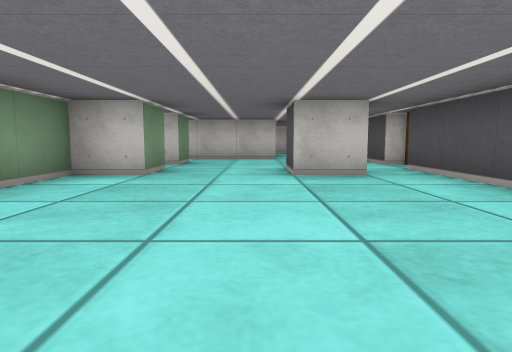
[1] (above)

19 first-person views from a walk through a cub3D level. The camera is about half as high as the walls, tilts 6° down and sees 75° across. The floor is counted in squares. Each view is taken from the middle of a square. On the plan, view 1 faces up. The plan holds only what a view shows up to about 9 squares ahead; the rest is blank.

[2]
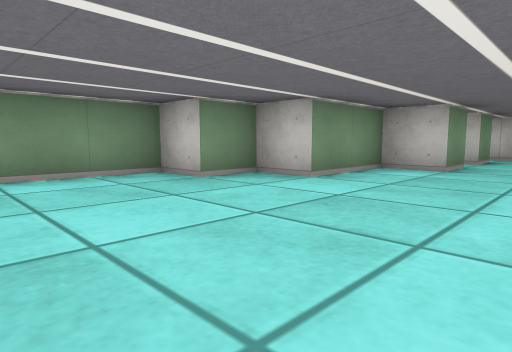

[3]
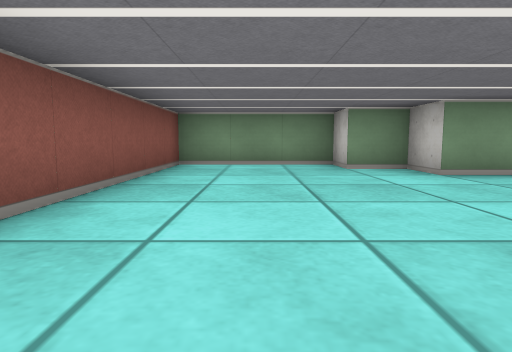

[4]
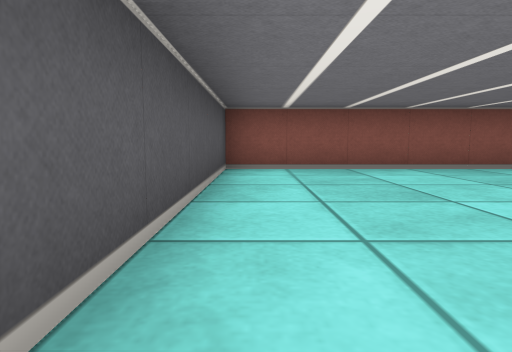

[5]
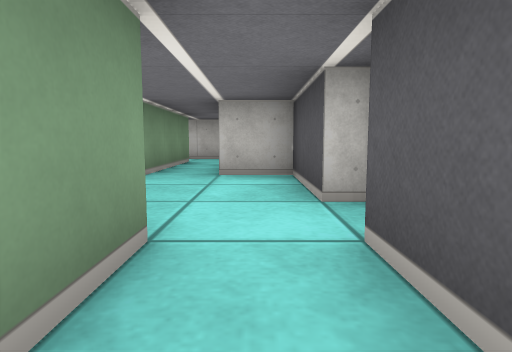

[6]
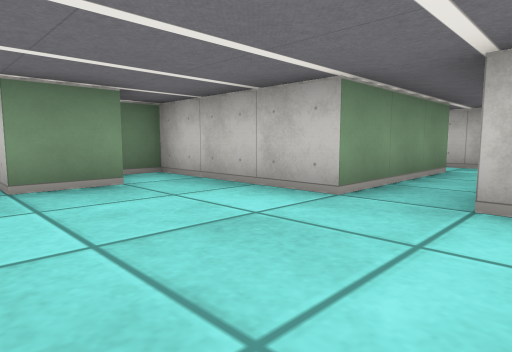

[7]
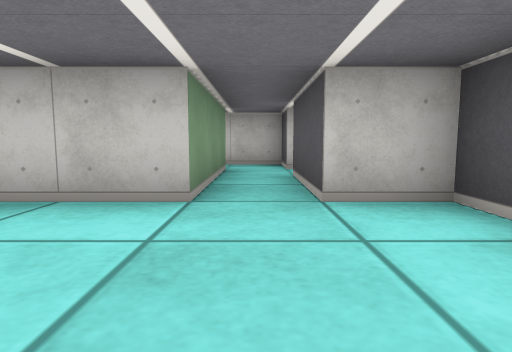

[8]
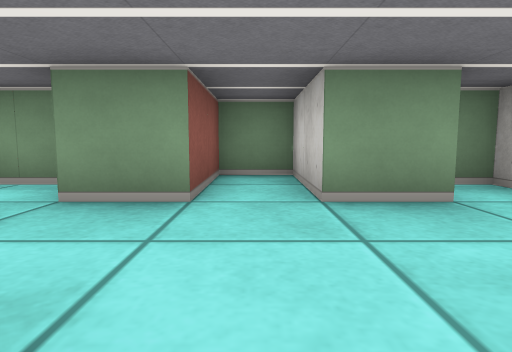

[9]
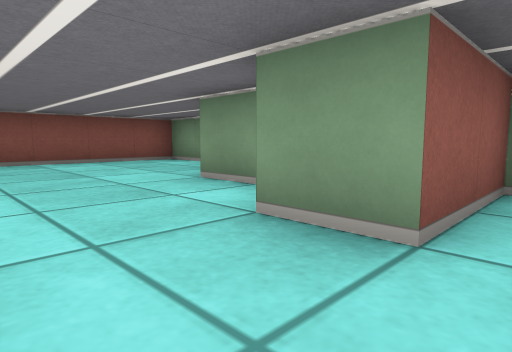

[10]
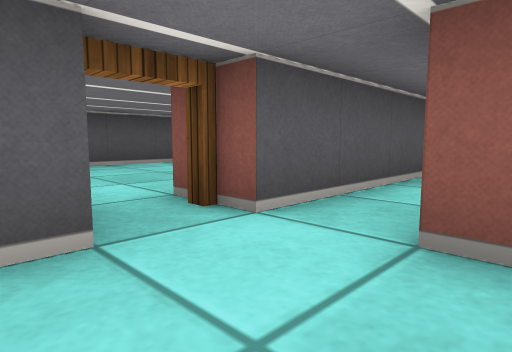

[11]
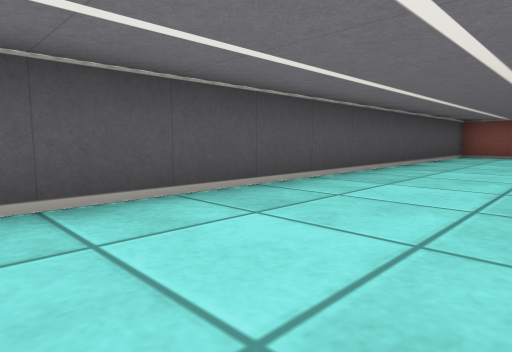

[12]
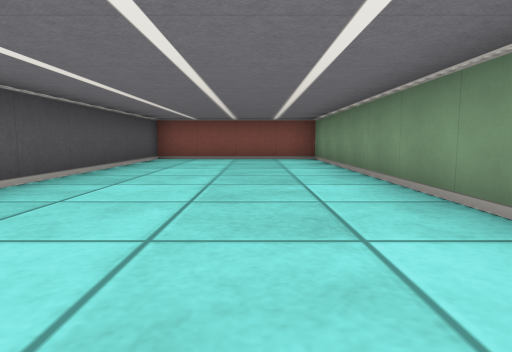

[13]
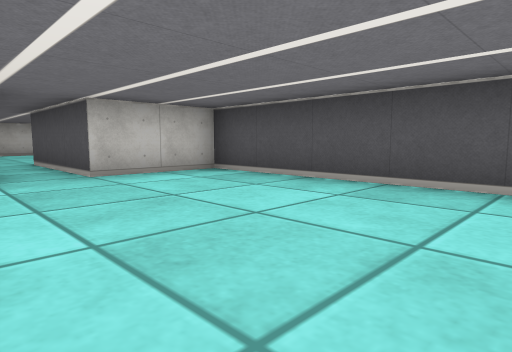

[14]
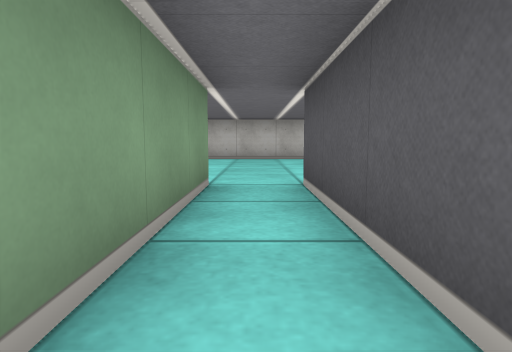

[15]
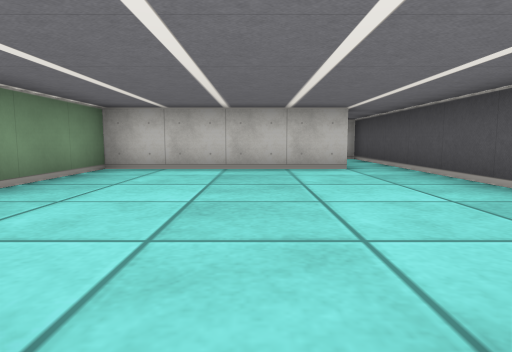

[16]
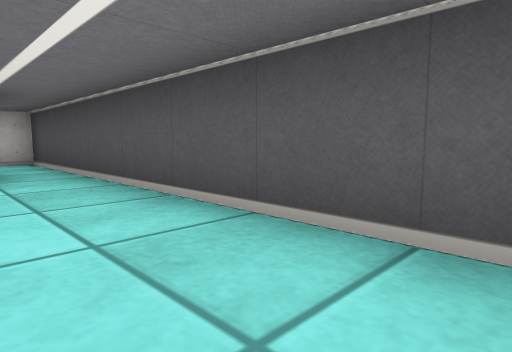

[17]
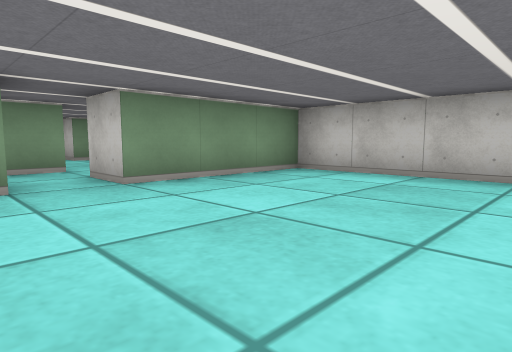

[18]
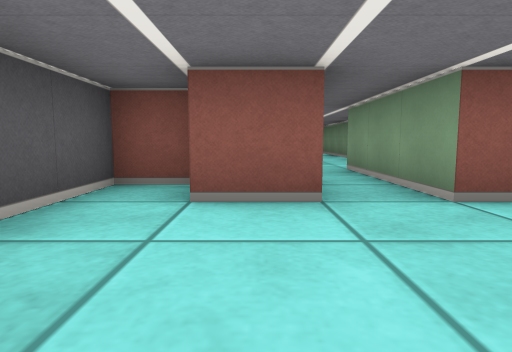

[19]
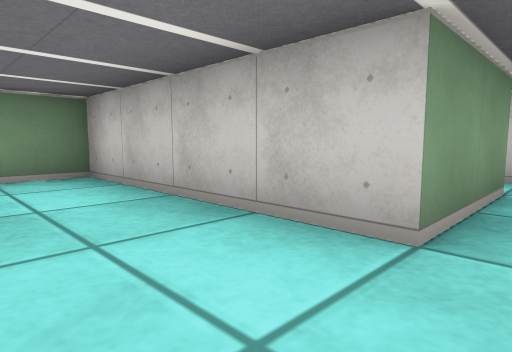

### Floor plan
Ten units are one square. View 1 is at (0, 0); x grows to the right and y downward. Boxes are objects, and circles mark ways between rooms. Rooms are numbered by the first view taken in them; rooms with no view inside come last. Other rooms are left out.
<svg viewBox="-50 -160 130 220">
<path fill="none" stroke="#000" d="M15 -55 15 -45 5 -45 5 -55M25 -65 25 -85 15 -85M-15 -76 -15 -65 -35 -65 -35 -55 -15 -55 -15 -45 -25 -45 -25 -25 -35 -25 -35 -15 -45 -15 -45 15 25 15 25 -55M5 -85 -25 -85 -25 -79M35 -11 35 55 75 55 75 -65 55 -65M40 -95 45 -95 45 -65M66 -85 75 -85 75 -145M65 -145 25 -145 25 -115 15 -115M55 -65 55 -95 65 -95M15 -115 15 -125 1 -125M5 -116 5 -85M15 -85 15 -105"/>
<circle cx="30" cy="-60" r="3" fill="#2a7"/>
<circle cx="10" cy="-95" r="3" fill="#2a7"/>
<circle cx="50" cy="-60" r="3" fill="#2a7"/>
<circle cx="20" cy="-110" r="3" fill="#2a7"/>
<text x="0" y="-30">1</text>
<text x="50" y="-10">2</text>
<text x="50" y="-110">3</text>
<text x="10" y="-110">4</text>
</svg>
Room 1 opens to room 2. Room 1 opens to room 4. Room 2 opens to room 3. Room 3 opens to room 4.

Where each view was taken, in squares from view 1:
view 1: 0 up, 0 right, facing up
view 2: 1 down, 0 right, facing up-left
view 3: 0 up, 2 right, facing left
view 4: 4 up, 2 right, facing down
view 5: 4 up, 2 right, facing up
view 6: 6 up, 2 right, facing up-left
view 7: 6 up, 1 right, facing up
view 8: 6 up, 1 right, facing left
view 9: 6 up, 0 right, facing down-left
view 10: 7 up, 1 right, facing down-right
view 11: 5 up, 5 right, facing down-right
view 12: 3 up, 5 right, facing down
view 13: 2 up, 4 right, facing up-right
view 14: 6 up, 5 right, facing up
view 15: 9 up, 5 right, facing up
view 16: 10 up, 6 right, facing up-right
view 17: 10 up, 6 right, facing up-left
view 18: 12 up, 6 right, facing down
view 19: 13 up, 7 right, facing up-left
